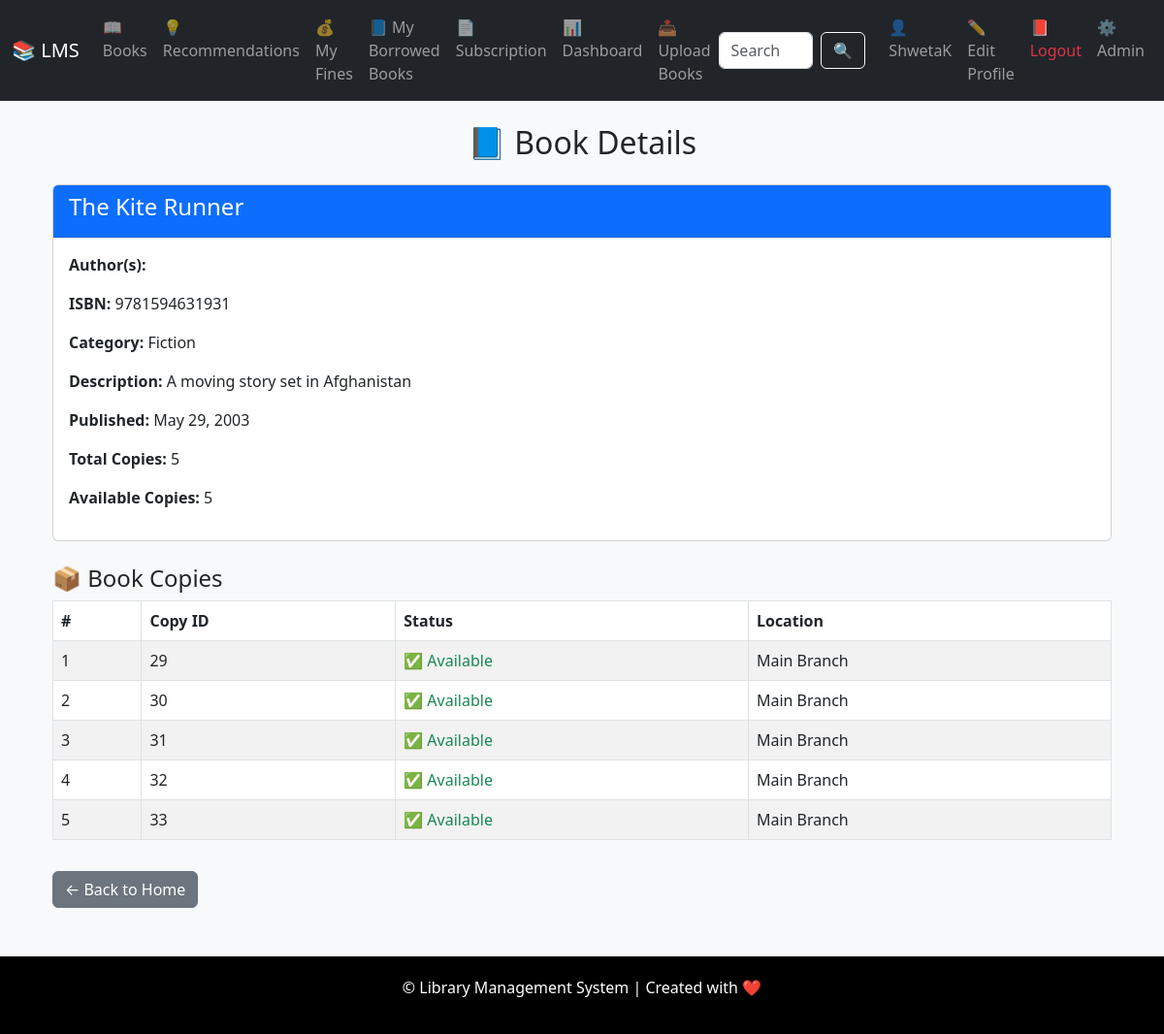
The app's page /books/book/11/detail/ (signed in) with its own data.
### books/models.py (models this page shows, shortened)
class Book(models.Model):
    title = models.CharField(max_length=200)  # Book name
    authors = models.ManyToManyField(Author)  # Authoe list
    isbn = models.CharField(max_length=13, unique=True)  # Unique ISBN
    category = models.ForeignKey(Category, on_delete=models.SET_NULL, null=True)
    description = models.TextField()  # Book info.
    published_date = models.DateField()  # Publish date
    recommended = models.BooleanField(default=False)  # Recommended Books
    allowed_in_plans = models.ManyToManyField(SubscriptionPlan, blank=True)  #Subscription plan allow to books

class Category(models.Model):
    name = models.CharField(max_length=100, unique=True)  # Category name
    location = models.CharField(max_length=100)  # Library rack/section

class BookCopy(models.Model):
    STATUS_CHOICES = [
        ('available', 'Available'),
        ('borrowed', 'Borrowed'),
        ('lost', 'Lost'),
        ('damaged', 'Damaged'),
    ]
    book = models.ForeignKey(Book, on_delete=models.CASCADE)
    status = models.CharField(max_length=10, choices=STATUS_CHOICES, default='available')
    copy_id = models.CharField(max_length=30, unique=True, default='default_copy')  # ✅ Unique ID for each copy
    library_location = models.CharField(max_length=100, default='Main Branch')

### books/views.py (the view)
# urls.py: path('book/<int:book_id>/detail/', BookDetailView.as_view(), name='book_detail'),
class BookDetailView(LoginRequiredMixin, View):
    def get(self, request, book_id):
        book = get_object_or_404(Book, id=book_id)
        copies = BookCopy.objects.filter(book=book)
        available_copies = copies.filter(status='available').count()
        return render(request, 'books/book_detail.html', {
            'book': book,
            'copies': copies,
            'available_copies': available_copies
        })

### templates/books/book_detail.html (shortened to what this page needs)
{% extends 'base.html' %}
{% load static %}
{% block content %}
<div class="container mt-4">
    <h2 class="mb-4 text-center">📘 Book Details</h2>
    <div class="card mb-4">
        <div class="card-header bg-primary text-white">
            <h4>{{ book.title }}</h4>
        </div>
        <div class="card-body">
            <p><strong>Author(s):</strong> {{ book.get_authors }}</p>
            <p><strong>ISBN:</strong> {{ book.isbn }}</p>
            <p><strong>Category:</strong> {{ book.category.name }}</p>
            <p><strong>Description:</strong> {{ book.description }}</p>
            <p><strong>Published:</strong> {{ book.published_date }}</p>
            <p><strong>Total Copies:</strong> {{ copies.count }}</p>
            <p><strong>Available Copies:</strong> {{ available_copies }}</p>
        </div>
    </div>
    <h4>📦 Book Copies</h4>
    {% if copies %}
    <table class="table table-bordered table-striped">
        <thead class="thead-dark">
            <tr>
                <th>#</th>
                <th>Copy ID</th>
                <th>Status</th>
                <th>Location</th>
            </tr>
        </thead>
        <tbody>
            {% for copy in copies %}
            <tr>
                <td>{{ forloop.counter }}</td>
                <td>{{ copy.id }}</td>
                <td>
                    {% if copy.status == 'available' %}
                        <span class="text-success">✅ Available</span>
                    {% else %}
                        <span class="text-danger">❌ Borrowed</span>
                    {% endif %}
                </td>
                <td>{{ copy.library_location }}</td>
            </tr>
            {% endfor %}
        </tbody>
    </table>
    {% else %}
        <p>this book copy is not available.</p>
    {% endif %}
    <a href="{% url 'books:book_list' %}" class="btn btn-secondary mt-3">← Back to Home</a>
</div>
{% endblock %}

### templates/base.html (shortened to what this page needs)
<!DOCTYPE html>
<html>
<head>
  <link href="https://cdn.jsdelivr.net/npm/bootstrap@5.3.0/dist/css/bootstrap.min.css" rel="stylesheet">
</head>
<body>
<nav class="navbar navbar-expand-lg navbar-dark bg-dark">
  <div class="container-fluid">
    <a class="navbar-brand" href="/">📚 LMS</a>
    <div class="collapse navbar-collapse" id="navbarNav">
      <ul class="navbar-nav me-auto mb-2 mb-lg-0">
        <li class="nav-item"><a class="nav-link" href="{% url 'books:book_list' %}">📖 Books</a></li>
        <li class="nav-item"><a class="nav-link" href="{% url 'books:book_recommendation' %}">💡 Recommendations</a></li>
        <li class="nav-item"><a class="nav-link" href="{% url 'books:my_fines' %}">💰 My Fines</a></li>
        <li class="nav-item"><a class="nav-link" href="{% url 'books:my_borrowed_books' %}">📘 My Borrowed Books</a></li>
        <li class="nav-item"><a class="nav-link" href="{% url 'subscription:select_plan' %}">📄 Subscription</a></li>
        {% if user.is_authenticated %}
          <li class="nav-item"><a class="nav-link" href="{% url 'books:user_dashboard' %}">📊 Dashboard</a></li>
        {% endif %}
        {% if user.is_authenticated and user.is_staff %}
          <li class="nav-item"><a class="nav-link" href="{% url 'subscription:upload_bulk_books' %}">📤 Upload Books</a></li>
        {% endif %}
      </ul>
      <form class="d-flex search-form" role="search" method="get" action="{% url 'books:search_books' %}">
        <input class="form-control me-2" type="search" name="q" placeholder="Search Books..." aria-label="Search">
        <button class="btn btn-outline-light" type="submit">🔍</button>
      </form>
      <ul class="navbar-nav ms-3">
        {% if user.is_authenticated %}
          <li class="nav-item">
            <a class="nav-link" href="{% url 'iam:profile' %}">👤 {{ user.username }}</a>
          </li>
          <li class="nav-item">
            <a class="nav-link" href="{% url 'iam:edit_profile' %}">✏️ Edit Profile</a>
          </li>
          <li class="nav-item">
            <a class="nav-link text-danger" href="{% url 'iam:logout' %}">📕 Logout</a>
          </li>
        {% endif %}
        {% if user.is_superuser %}
          <li class="nav-item"><a class="nav-link" href="/admin/">⚙️ Admin</a></li>
        {% endif %}
      </ul>
    </div>
  </div>
</nav>
<div class="container my-4">
  {% block content %}{% endblock %}
</div>
<footer>
  <p>&copy; {{ now|date:"Y" }} Library Management System | Created with ❤️</p>
</footer>
</body>
</html>

### templates/base.html (style rules this page uses)
body { background-color: #f8f9fa; }
footer { margin-top: 50px; padding: 20px 0; background-color:black; color: white; text-align: center; }
.search-form input { max-width: 200px; }

### records on screen
Book: title "The Kite Runner", isbn "9781594631931", category.name "Fiction", description "A moving story set in Afghanistan", published_date "May 29, 2003"
BookCopy: id "29", status "✅ Available", library_location "Main Branch"
BookCopy: id "30", status "✅ Available", library_location "Main Branch"
BookCopy: id "31", status "✅ Available", library_location "Main Branch"
BookCopy: id "32", status "✅ Available", library_location "Main Branch"
BookCopy: id "33", status "✅ Available", library_location "Main Branch"

### other values on screen
{{ user.username }} "ShwetaK"
{{ copies.count }} "5"
{{ available_copies }} "5"
